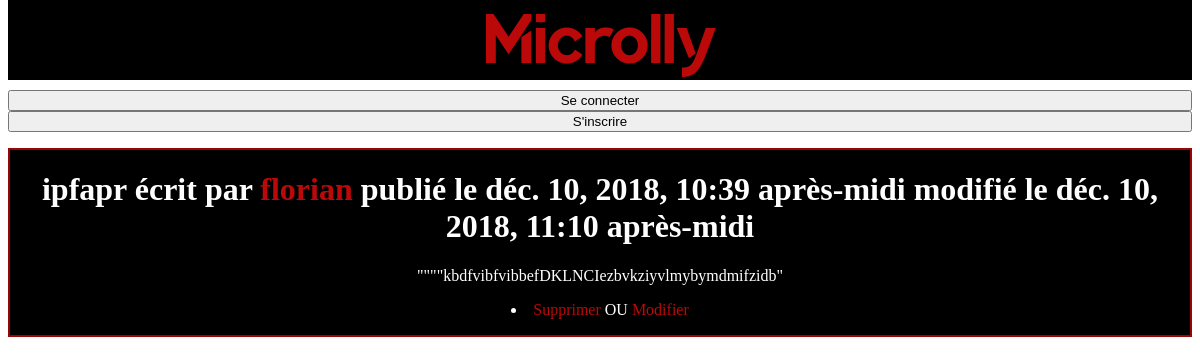
Page /articledetail/1/ on the committed database.
### blog/models.py (models this page shows, shortened)
class Article(models.Model):
    id = models.AutoField(primary_key=True)
    title = models.CharField(max_length=100)
    body = models.TextField()
    creation_date = models.DateTimeField(auto_now_add=True)
    update_date = models.DateTimeField(auto_now_add=True)
    author = models.ForeignKey(User, default=None, on_delete=models.CASCADE)

### blog/views.py (the view)
# urls.py: path('articledetail/<int:id>/',views.article_detail, name='detail'),
def article_detail(request, id):
        article = get_object_or_404(Article, id = id)
        return render(request,'article_detail.html',{'article':article})

### blog/templates/article_detail.html
{% extends '_base.html' %}
{% block body %}
    <div id="log" style="text-align:center;">
        <h1>{{article.title}} écrit par
                <a href = "{% url 'article:article_user' username=article.author%}">{{article.author}}</a>
                publié le {{article.creation_date}}
                {% if article.update_date != None %}
                    modifié le {{article.update_date}}
                {% endif %}
        </h1>
        <p style="text-align:center;font-size: 100%;">{{article.body}}</p>
        <p>
            <li>
                <a href="{% url 'article:delete' id=article.id %}">Supprimer</a>
                OU
                <a href="{% url 'article:modifie' id=article.id %}">Modifier</a>
            </li>
        </p>
    </div>
{% endblock %}

### assets/style.css (style rules this page uses)
#log { border: 2px double rgb(153, 4, 4); right: 40% ; left: 40%; background-color: rgb(0, 0, 0); color: white; }
body { background-color: white; }
p,h1, h2 { color: white; font-family: serif; }
a { text-decoration: none; }
a:link, a:visited { color: rgb(187, 8, 8); }

### rows in the picture
Article: title "ipfapr", author "florian", creation_date "déc. 10, 2018, 10:39 après-midi", update_date "déc. 10, 2018, 11:10 après-midi", body "\"\"\"\"kbdfvibfvibbefDKLNCIezbvkziyvlmybymdmifzidb\""
